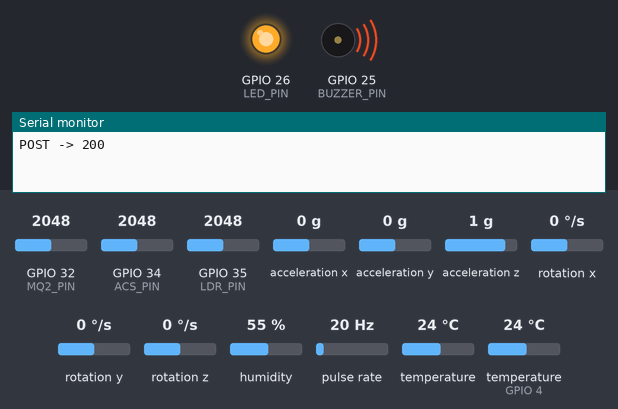
The sketch below on a simulated ESP32. Shown: output pins drawn as LEDs (lit = HIGH), buzzer (waves = sounding, pin HIGH), the last lines printed to the serial monitor. Wiring (inferred from the names in the program): pulse sensor: data GPIO 27. Inputs (shaded band) come from the test bench; at power-on: GPIO 32 (MQ2_PIN) = 2048, GPIO 34 (ACS_PIN) = 2048, GPIO 35 (LDR_PIN) = 2048, acceleration x 0 g, acceleration y 0 g, acceleration z 1 g, rotation x 0 °/s, rotation y 0 °/s, rotation z 0 °/s, humidity 55 %, pulse rate 20 Hz, temperature 24 °C, temperature (sensor on GPIO 4) 24 °C. WiFi joins after 1.5 s; servers stay silent unless stated; uploads are accepted with an empty reply.

Above: at 12.1 s.
12.2 s: GPIO 32 (MQ2_PIN) set to 1284
21.9 s: GPIO 32 (MQ2_PIN) set to 1194
At 31.8 s:
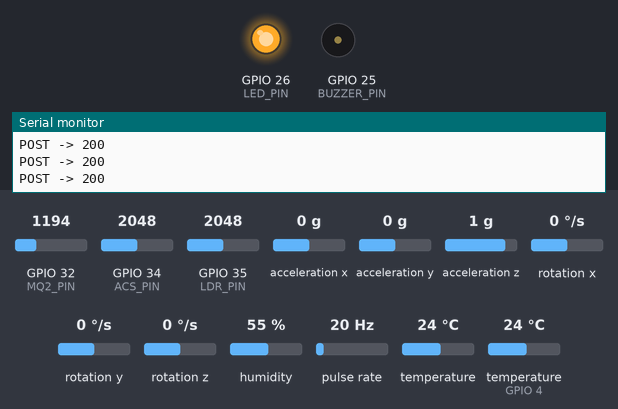
32.2 s: GPIO 32 (MQ2_PIN) set to 2866
At 41.8 s:
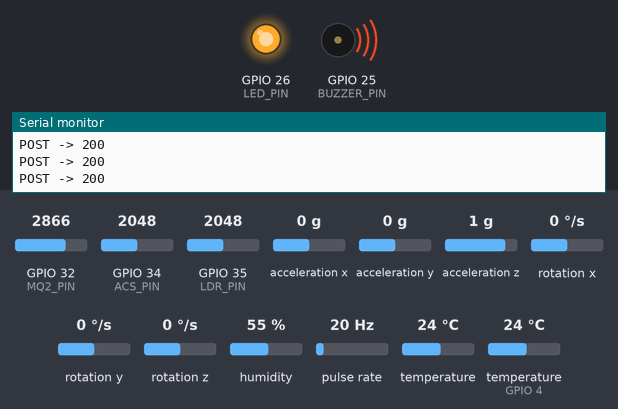
Timing chart, 0 to 43.3 s (numbered marks = the images above; inputs shaded):
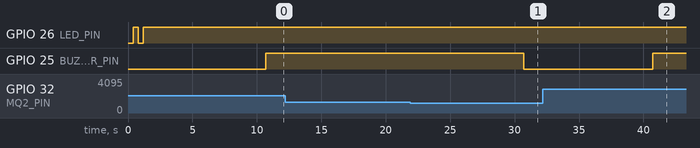

Measured:
- the behaviour switches between 1229 and 1228 on GPIO 32 (MQ2_PIN) (found by bisection; images 0 and 1)
- after the input at 21.9 s, GPIO 25 (BUZZER_PIN): HIGH → LOW after 8.8 s
- after the input at 32.2 s, GPIO 25 (BUZZER_PIN): LOW → HIGH after 8.5 s

The sketch:

aegis_node.ino
```cpp
/*
  Aegis Facility Operations Engine — ESP32 sensor node
  ----------------------------------------------------
  Hardware: ESP32 DevKit, DHT22, MPU6050, ACS712, YF-S201 water flow,
            LDR, MQ-2, buzzer, status LEDs.

  Fill in WIFI_SSID / WIFI_PASS / DEVICE_ID / INGEST_KEY / ENDPOINT.
  The device ID, ingest key and endpoint are shown in the dashboard under
  Settings -> Sensor Node.

  Libraries: WiFi, HTTPClient (ESP32 core), DHT sensor library, Adafruit MPU6050,
             Adafruit Unified Sensor, ArduinoJson.

  Wiring (typical):
    DHT22 data      -> GPIO 4    (10k pull-up to 3V3)
    MPU6050 SDA/SCL -> GPIO 21 / GPIO 22
    ACS712 out      -> GPIO 34   (analog in, divider to keep <3.3V)
    Flow sensor     -> GPIO 27   (interrupt, pulse counting)
    LDR divider     -> GPIO 35
    MQ-2 analog     -> GPIO 32
    Buzzer          -> GPIO 25
    Status LED      -> GPIO 26
*/

#include <WiFi.h>
#include <HTTPClient.h>
#include <Wire.h>
#include <DHT.h>
#include <Adafruit_MPU6050.h>
#include <Adafruit_Sensor.h>

#define WIFI_SSID   "YOUR_WIFI"
#define WIFI_PASS   "YOUR_PASSWORD"
#define ENDPOINT    "https://YOUR-DOMAIN.com/api/public/ingest"
#define DEVICE_ID   "aegis-node-01"
#define INGEST_KEY  "PASTE_INGEST_KEY_HERE"
#define ASSET_TAG   "AHU-03"

#define DHT_PIN      4
#define DHT_TYPE     DHT22
#define ACS_PIN      34
#define LDR_PIN      35
#define MQ2_PIN      32
#define FLOW_PIN     27
#define BUZZER_PIN   25
#define LED_PIN      26

// Post every 10 seconds.
const unsigned long POST_INTERVAL_MS = 10000UL;

// ACS712-20A: 100 mV per amp, 2.5 V zero point.
const float ACS_SENSITIVITY = 0.100f;
const float ACS_ZERO_V      = 2.5f;

// YF-S201: ~450 pulses per litre.
const float FLOW_PULSES_PER_LITRE = 450.0f;

DHT dht(DHT_PIN, DHT_TYPE);
Adafruit_MPU6050 mpu;

volatile unsigned long flowPulses = 0;
unsigned long lastPost = 0;

void IRAM_ATTR onFlowPulse() { flowPulses++; }

void connectWifi() {
  WiFi.mode(WIFI_STA);
  WiFi.begin(WIFI_SSID, WIFI_PASS);
  while (WiFi.status() != WL_CONNECTED) {
    delay(400);
    digitalWrite(LED_PIN, !digitalRead(LED_PIN));
  }
  digitalWrite(LED_PIN, HIGH);
}

void setup() {
  Serial.begin(115200);
  pinMode(BUZZER_PIN, OUTPUT);
  pinMode(LED_PIN, OUTPUT);
  pinMode(FLOW_PIN, INPUT_PULLUP);
  attachInterrupt(digitalPinToInterrupt(FLOW_PIN), onFlowPulse, RISING);

  dht.begin();
  Wire.begin();
  if (!mpu.begin()) Serial.println("MPU6050 not found");
  mpu.setAccelerometerRange(MPU6050_RANGE_4_G);

  connectWifi();
}

// RMS vibration velocity estimate (mm/s) from a short accelerometer burst.
float readVibrationMmS() {
  const int samples = 200;
  double sumSq = 0;
  for (int i = 0; i < samples; i++) {
    sensors_event_t a, g, t;
    mpu.getEvent(&a, &g, &t);
    float mag = sqrt(a.acceleration.x * a.acceleration.x +
                     a.acceleration.y * a.acceleration.y +
                     a.acceleration.z * a.acceleration.z) - 9.81f;
    sumSq += (double)mag * mag;
    delayMicroseconds(500);
  }
  float rmsAccel = sqrt(sumSq / samples);          // m/s^2 RMS
  const float assumedHz = 50.0f;                   // dominant rotational frequency
  return (rmsAccel / (2.0f * PI * assumedHz)) * 1000.0f;  // mm/s
}

float readCurrentA() {
  const int samples = 500;
  double sumSq = 0;
  for (int i = 0; i < samples; i++) {
    float v = analogRead(ACS_PIN) * (3.3f / 4095.0f);
    float d = v - ACS_ZERO_V;
    sumSq += (double)d * d;
    delayMicroseconds(200);
  }
  float rmsV = sqrt(sumSq / samples);
  return rmsV / ACS_SENSITIVITY;
}

float readFlowLpm() {
  noInterrupts();
  unsigned long pulses = flowPulses;
  flowPulses = 0;
  interrupts();
  float litres = pulses / FLOW_PULSES_PER_LITRE;
  return litres * (60000.0f / (float)POST_INTERVAL_MS);
}

void loop() {
  if (WiFi.status() != WL_CONNECTED) connectWifi();
  if (millis() - lastPost < POST_INTERVAL_MS) return;
  lastPost = millis();

  float temperature = dht.readTemperature();
  float humidity    = dht.readHumidity();
  float vibration   = readVibrationMmS();
  float current     = readCurrentA();
  float flow        = readFlowLpm();
  float light       = analogRead(LDR_PIN) * (1000.0f / 4095.0f);   // rough lux scale
  float gas         = analogRead(MQ2_PIN) * (1000.0f / 4095.0f);   // rough ppm scale

  if (isnan(temperature)) temperature = 0;
  if (isnan(humidity)) humidity = 0;

  // Local alert so the node is useful even without the network.
  bool alarm = vibration > 2.5f || temperature > 52.0f || gas > 300.0f;
  digitalWrite(BUZZER_PIN, alarm ? HIGH : LOW);

  String body = String("{\"device_id\":\"") + DEVICE_ID +
    "\",\"key\":\"" + INGEST_KEY +
    "\",\"asset\":\"" + ASSET_TAG + "\",\"readings\":[" +
    "{\"metric\":\"vibration\",\"value\":"   + String(vibration, 3)   + ",\"unit\":\"mm/s\"}," +
    "{\"metric\":\"current\",\"value\":"     + String(current, 3)     + ",\"unit\":\"A\"}," +
    "{\"metric\":\"temperature\",\"value\":" + String(temperature, 2) + ",\"unit\":\"C\"}," +
    "{\"metric\":\"humidity\",\"value\":"    + String(humidity, 2)    + ",\"unit\":\"%\"}," +
    "{\"metric\":\"flow\",\"value\":"        + String(flow, 2)        + ",\"unit\":\"L/min\"}," +
    "{\"metric\":\"light\",\"value\":"       + String(light, 1)       + ",\"unit\":\"lux\"}," +
    "{\"metric\":\"gas\",\"value\":"         + String(gas, 1)         + ",\"unit\":\"ppm\"}" +
    "]}";

  HTTPClient http;
  http.begin(ENDPOINT);
  http.addHeader("Content-Type", "application/json");
  int code = http.POST(body);
  Serial.printf("POST -> %d\n", code);
  http.end();
}
```
